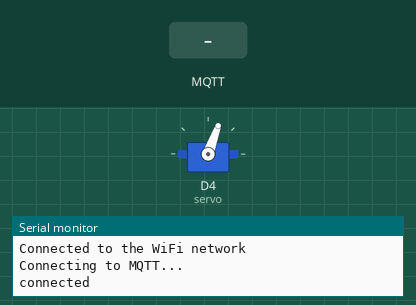
A sketch run on a simulated ESP8266 (NodeMCU). Shown: servo, the last lines printed to the serial monitor. The test bench sets the inputs (shaded band). WiFi joins after 1.5 s; servers stay silent unless stated; no MQTT or app messages arrive unless stated.

Above: at 2.7 s.
2.8 s: MQTT message "1" arrives on the first subscribed topic
At 4.3 s:
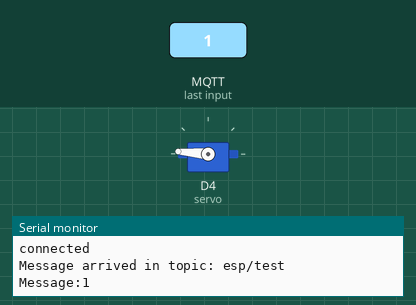
Timing chart, 0 to 7.3 s (numbered marks = the images above; inputs shaded):
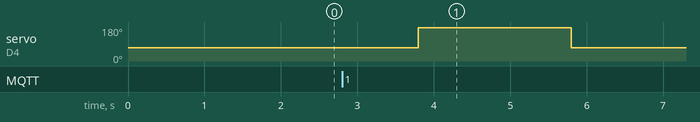

Measured:
- after the input at 2.8 s, servo on D4 (servo): 70° → 175° after 1.0 s, → 70° 2.0 s later

The sketch:

dooropener.ino
```cpp
#include <ESP8266WiFi.h>
#include <PubSubClient.h>
#include <Servo.h>

const char* ssid = "[YOURSSID]";
const char* password =  "[YOURPW]";
const char* mqttServer = "[YOURMQTTBROKER]";
const int mqttPort = 1883;
const char* mqttUser = "[MQTTUSERNAME]"; //blank if you don't have a username
const char* mqttPassword = "[MQTTPW]"; //blank if you don't have a password

WiFiClient espClient;
PubSubClient client(espClient);

Servo servo;

void setup() {
  Serial.begin(115200);
  WiFi.begin(ssid, password);

  servo.attach(D4);
  servo.write(70);
  servo.detach();

  while (WiFi.status() != WL_CONNECTED) {
    delay(500);
    Serial.println("Connecting to WiFi..");
  }
  Serial.println("Connected to the WiFi network");

  client.setServer(mqttServer, mqttPort);
  client.setCallback(callback);

  while (!client.connected()) {
    Serial.println("Connecting to MQTT...");

    if (client.connect("ESP8266Client", mqttUser, mqttPassword )) {

      Serial.println("connected");

    } else {

      Serial.print("failed with state ");
      Serial.print(client.state());
      delay(2000);

    }
  }

  client.publish("esp/test", "Hello from ESP8266");
  client.subscribe("esp/test");

}

void callback(char* topic, byte* payload, unsigned int length) {

  Serial.print("Message arrived in topic: ");
  Serial.println(topic);

  Serial.print("Message:");
  for (int i = 0; i < length; i++) {
    Serial.print((char)payload[i]);
  }

  if(*payload == 49){
    rotServo();
    Serial.println();
    Serial.print("Roterar servo");
    client.publish("esp/test", "0");
  }

  Serial.println();
  Serial.println("-----------------------");

}

void rotServo(){
  servo.attach(D4);
  servo.write(70);
  delay(1000);
  servo.write(175);
  delay(2000);
  servo.write(70);
  delay(3000);
  servo.detach();
}


void reconnect() {
  // Loop until we're reconnected
  while (!client.connected()) {
    Serial.println("Connecting to MQTT...");

    if (client.connect("ESP8266Client", mqttUser, mqttPassword )) {

      Serial.println("connected");

    } else {

      Serial.print("failed with state ");
      Serial.print(client.state());
      delay(2000);

    }
  }
}

void loop() {
  if (!client.connected()) {
    reconnect();
  }
  client.loop();
}
```
